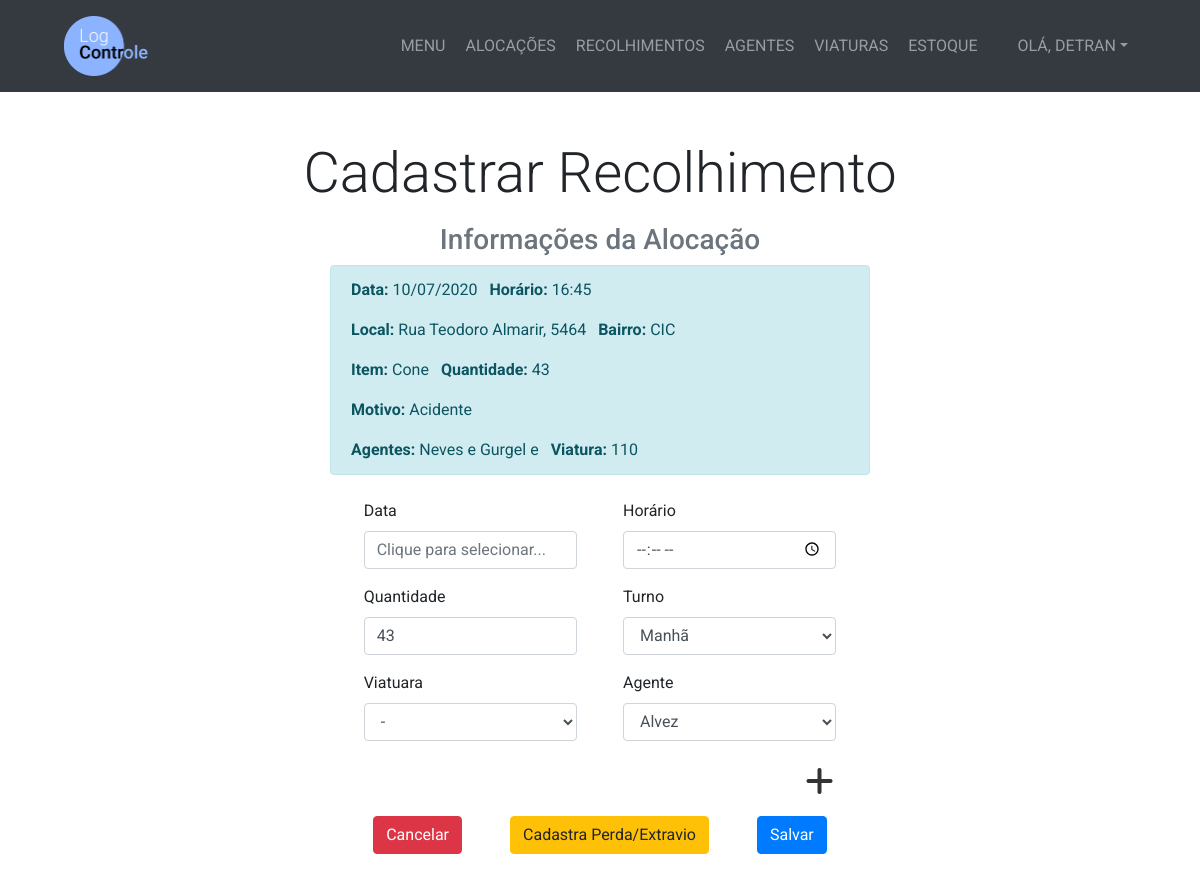
The app's page /recolhimento/35/cadastar/ (signed in), older data.
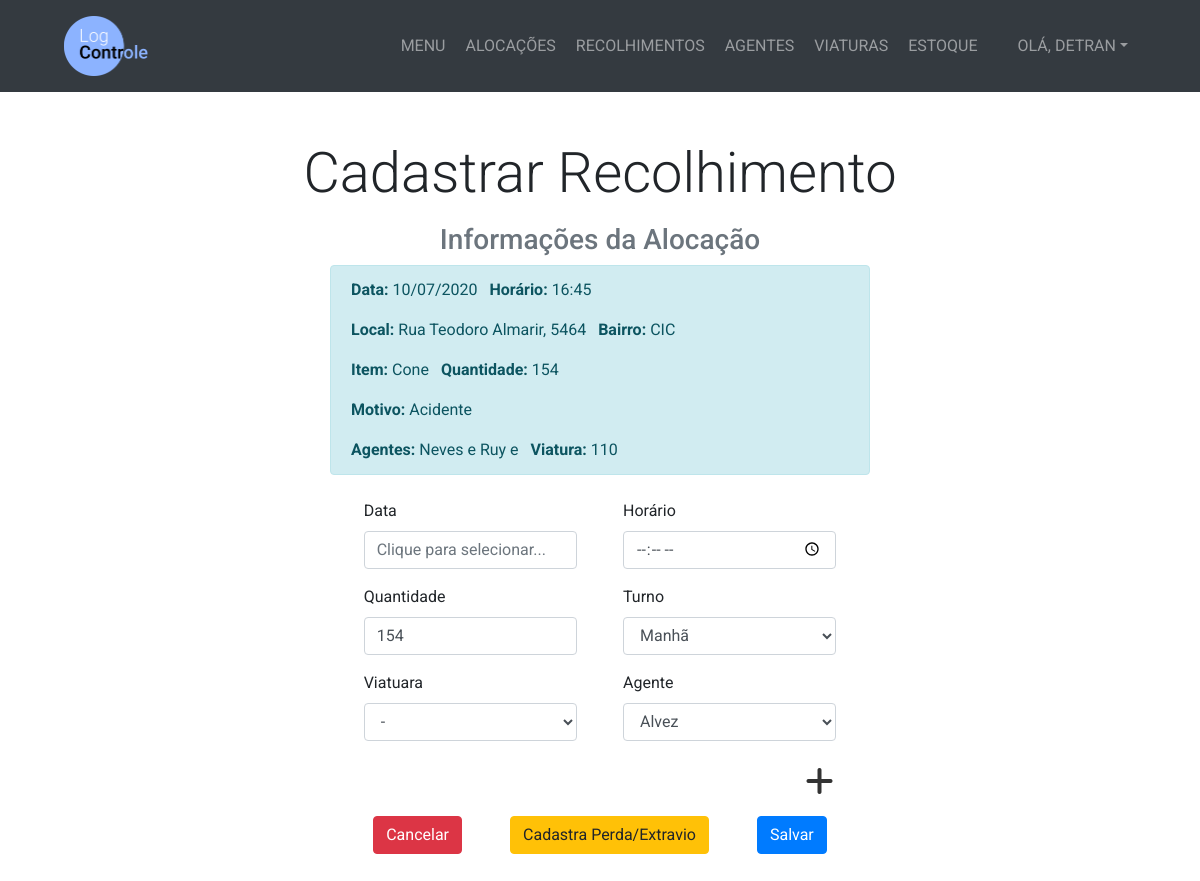
The same page, newer data.
### management/models.py (models this page shows, shortened)
class Alocacao(models.Model):
    TURNO_CHOICES = (
        ('Manhã', 'Manhã'),
        ('Tarde', 'Tarde'),
        ('Noite', 'Noite'),
        ('Madrugada', 'Madrugada')
    )
    STATUS_CHOICES = (
        ('Aberto', 'Aberto'),
        ('Fechado', 'Fechado'),
        ('Desativado', 'Desativado')
    )
    data = models.DateField()
    horario = models.TimeField()
    item = models.ForeignKey(Item, on_delete=models.PROTECT)
    quantidade = models.IntegerField()
    turno = models.CharField(max_length=10, choices=TURNO_CHOICES)
    viatura = models.ForeignKey(Viatura, on_delete=models.PROTECT, blank=True, null=True)
    rua = models.CharField(max_length=200)
    numero = models.CharField(max_length=10)
    bairro = models.CharField(max_length=25)
    complemento = models.CharField(max_length=25, blank=True)
    motivo = models.CharField(max_length=100, blank=True)
    cadastrador = models.ForeignKey(User, on_delete=models.PROTECT)
    status = models.CharField(max_length=11, choices=STATUS_CHOICES, default='Fechado')

class AlocacaoAgente(models.Model):
    alocacao = models.ForeignKey(Alocacao, on_delete=models.PROTECT)
    agente = models.ForeignKey(Agente, on_delete=models.PROTECT)

class Agente(models.Model):
    SEXO_CHOICES = (
        ('Feminino', 'Feminino'),
        ('Masculino', 'Masculino')
    )
    nome = models.CharField(max_length=200)
    datanascimento = models.DateField()
    sexo = models.CharField(max_length=10, choices=SEXO_CHOICES)
    gritodeguerra = models.CharField(max_length=50)

class Item(models.Model):
    nome = models.CharField(max_length=100)

class Viatura(models.Model):
    numero = models.IntegerField()
    placa = models.CharField(max_length=7)

### management/views.py (the view, shortened to what this page needs)
# urls.py: path('recolhimento/<int:pk_alocacao>/cadastar/', views.cadastrar_recolhimento, name='cadastrar_recolhimento'),
@login_required
def cadastrar_recolhimento(request, pk_alocacao):
    alocacao = get_object_or_404(Alocacao, pk=pk_alocacao)
    agentealocacao = AlocacaoAgente.objects.filter(alocacao_id=pk_alocacao) # Busca o(s) agente(s) relacionado(s) à alocação
    agentes = Agente.objects.all().order_by('gritodeguerra') # Busca os agentes cadastrados no sistema
    viaturas = Viatura.objects.all().order_by('numero')
    quantidadeperdida = ItemPerdidoExtraviado.objects.filter(alocacao_id=alocacao.id) # Buscando os cadastros de perda/extravio com o ID da alocação
    if request.method == 'GET':
        if quantidadeperdida: # Se tiver algum resultado de itens perdidos/extraviados
            numero = int(0)
            for cadastro in quantidadeperdida:
                numero += cadastro.quantidade
            nova_quantidade = alocacao.quantidade - numero
            return render(request, 'management/cadastrar_recolhimento.html',
                    {'formulario':FormRecolhimento(), 'alocacao':alocacao, 'agentes':agentes, 'agentealocacao':agentealocacao, 'viaturas':viaturas, 'quantidadeperdida':nova_quantidade}
                )
        else:
            return render(request, 'management/cadastrar_recolhimento.html',
                    {'formulario':FormRecolhimento(), 'alocacao':alocacao, 'agentes':agentes, 'agentealocacao':agentealocacao, 'viaturas':viaturas}
                )

### management/forms.py
class FormRecolhimento(ModelForm):
    class Meta:
        model = Recolhimento
        fields = ['data', 'horario', 'quantidade', 'turno']
    data = forms.DateField(
        widget=forms.DateInput(format='%d/%m/%Y'),
        input_formats=('%d/%m/%Y', )
    )

### management/templates/management/cadastrar_recolhimento.html (shortened to what the changed rows need)
{% extends 'management/base.html' %}
{% block content %}
  <section class="py-5">
    <div class="container">
      <h1 class="display-4 text-center mb-3">Cadastrar Recolhimento</h1>
      <div class="row justify-content-center">
        <div class="col-lg-6">
          <div class="alert alert-info">
            <p>
              <span class="mr-2"><strong>Data:</strong> {{ alocacao.data|date:'d/m/Y' }}</span>
              <span><strong>Horário:</strong> {{ alocacao.horario|date:'H:i' }}</span>
            </p>
            <p>
              <span class="mr-2"><strong>Local:</strong> {{ alocacao.rua|striptags|truncatechars:35 }}, {{ alocacao.numero }}</span>
              <span><strong>Bairro:</strong> {{ alocacao.bairro }}</span>
            </p>
            <p><span class="mr-2"><strong>Item:</strong> {{ alocacao.item.nome }}</span> <span><strong>Quantidade:</strong> {{ alocacao.quantidade }}</span></p>
            <p><strong>Motivo:</strong> {{ alocacao.motivo|striptags|truncatechars:27 }}</p>
            <p class="mb-0"><span class="mr-2"><strong>Agente{{ agentealocacao.count|pluralize }}:</strong>
                {% for agente in agentealocacao %}
                  {% if agente %}
                    {{ agente.agente.gritodeguerra }} e
                  {% else %}
                    {{ agente.agente.gritodeguerra }}
                  {% endif %}
                {% endfor %}
              </span>
              <span>
                {% if alocacao.viatura %}
                  <strong>Viatura:</strong> {{ alocacao.viatura.numero }}
                {% endif %}
              </span>
            </p>
          </div>
        </div>
      </div>
      <div class="row justify-content-center mt-2">
        <div class="col-lg-8">
          <form method="POST" autocomplete="off">
            <div class="d-flex justify-content-center">
              <div class="col-lg-4 mr-3">
                <div class="form-group">
                  <label for="quantidade">Quantidade</label>
                  {% if novaquantidade %}
                    {% if erroNumero %}
                      <input type="number" name="quantidade" id="quantidade" class="form-control is-invalid" value="{{ novaquantidade }}" min="0" max="{{ novaquantidade }}">
                      <div class="invalid-feedback">
                        {{ erroNumero }}
                      </div>
                    {% else %}
                      <input type="number" name="quantidade" id="quantidade" class="form-control" value="{{ novaquantidade }}" min="0" max="{{ novaquantidade }}">
                    {% endif %}
                  {% else %}
                    {% if erroNumero %}
                      <input type="number" name="quantidade" id="quantidade" class="form-control is-invalid" value="{{ alocacao.quantidade }}" min="0" max="{{ alocacao.quantidade }}">
                      <div class="invalid-feedback">
                        {{ erroNumero }}
                      </div>
                    {% else %}
                      <input type="number" name="quantidade" id="quantidade" class="form-control" value="{{ alocacao.quantidade }}" min="0" max="{{ alocacao.quantidade }}">
                    {% endif %}
                  {% endif %}
                </div>
              </div>
            </div>
          </form>
        </div>
      </div>
    </div>
  </section>
{% endblock %}

Row changes from the older to the newer data that the page shows:
removed AlocacaoAgente: agente.gritodeguerra "Gurgel"
changed Alocacao "Rua Teodoro Almarir": quantidade "43" → "154"
added AlocacaoAgente: agente.gritodeguerra "Ruy"
